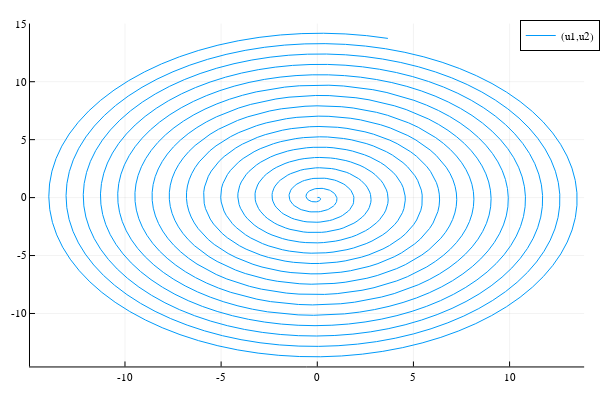

Notebook source saved alongside this figure:
### Code cell
#u0=[0.0,0.0,0.0,0.0]
u0=[0.01,0.01,0.01,0.01]
p=[0.1,0.10]
tspan = (0.0,1000.0)
prob = ODEProblem(ripa2!,u0,tspan,p)
sol=solve(prob)
#plot(sol)
plot(sol,vars=(1,2))

### Figure 1 — Plotly figure (JSON) as saved in the notebook; plotly's stock layout.template omitted (floating-point values rounded to 4 significant figures; data arrays with more than 128 entries replaced by an {"elided": "..."} marker saying what was removed)
{"data": [{"colorbar": {"title": ""}, "legendgroup": "(u1,u2)", "line": {"color": "rgba(0, 154, 250, 1.000)", "dash": "solid", "shape": "linear", "width": 1}, "mode": "lines", "name": "(u1,u2)", "showlegend": true, "type": "scatter", "x": {"elided": "1260 float values"}, "xaxis": "x1", "y": {"elided": "1260 float values"}, "yaxis": "y1", "zmax": null, "zmin": null}], "layout": {"annotations": [], "height": 400, "legend": {"bgcolor": "rgba(255, 255, 255, 1.000)", "bordercolor": "rgba(0, 0, 0, 1.000)", "borderwidth": 1, "font": {"color": "rgba(0, 0, 0, 1.000)", "family": "sans-serif", "size": 11}, "tracegroupgap": 0, "traceorder": "normal", "x": 1.02, "xanchor": "auto", "y": 1, "yanchor": "auto"}, "margin": {"b": 20, "l": 0, "r": 0, "t": 20}, "paper_bgcolor": "rgba(255, 255, 255, 1.000)", "plot_bgcolor": "rgba(255, 255, 255, 1.000)", "showlegend": true, "width": 600, "xaxis": {"anchor": "y1", "domain": [0.05101, 0.9934], "gridcolor": "rgba(0, 0, 0, 0.100)", "gridwidth": 0.5, "linecolor": "rgba(0, 0, 0, 1.000)", "mirror": false, "range": [-14.94, 13.88], "showgrid": true, "showline": true, "showticklabels": true, "tickangle": 0, "tickcolor": "rgb(0, 0, 0)", "tickfont": {"color": "rgba(0, 0, 0, 1.000)", "family": "sans-serif", "size": 11}, "tickmode": "array", "ticks": "inside", "ticktext": ["-10", "-5", "0", "5", "10"], "tickvals": [-10, -5, 0, 5, 10], "title": "", "titlefont": {"color": "rgba(0, 0, 0, 1.000)", "family": "sans-serif", "size": 15}, "type": "-", "visible": true, "zeroline": false, "zerolinecolor": "rgba(0, 0, 0, 1.000)"}, "yaxis": {"anchor": "x1", "domain": [0.03762, 0.9902], "gridcolor": "rgba(0, 0, 0, 0.100)", "gridwidth": 0.5, "linecolor": "rgba(0, 0, 0, 1.000)", "mirror": false, "range": [-14.57, 15.02], "showgrid": true, "showline": true, "showticklabels": true, "tickangle": 0, "tickcolor": "rgb(0, 0, 0)", "tickfont": {"color": "rgba(0, 0, 0, 1.000)", "family": "sans-serif", "size": 11}, "tickmode": "array", "ticks": "inside", "ticktext": ["-10", "-5", "0", "5", "10", "15"], "tickvals": [-10, -5, 0, 5, 10, 15], "title": "", "titlefont": {"color": "rgba(0, 0, 0, 1.000)", "family": "sans-serif", "size": 15}, "type": "-", "visible": true, "zeroline": false, "zerolinecolor": "rgba(0, 0, 0, 1.000)"}}}
